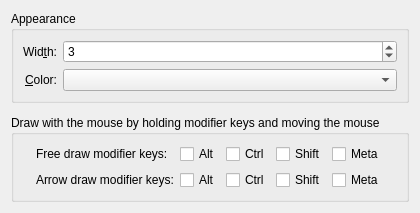
<?xml version="1.0" encoding="UTF-8"?>
<ui version="4.0">
 <class>NWin::MouseMarkEffectConfigForm</class>
 <widget class="QWidget" name="NWin::MouseMarkEffectConfigForm">
  <property name="geometry">
   <rect>
    <x>0</x>
    <y>0</y>
    <width>279</width>
    <height>178</height>
   </rect>
  </property>
  <layout class="QVBoxLayout">
   <item>
    <widget class="QGroupBox" name="groupBox">
     <property name="title">
      <string>Appearance</string>
     </property>
     <layout class="QGridLayout" name="gridLayout">
      <item row="1" column="0">
       <widget class="QLabel" name="label">
        <property name="text">
         <string>Wid&amp;th:</string>
        </property>
        <property name="alignment">
         <set>Qt::AlignRight|Qt::AlignTrailing|Qt::AlignVCenter</set>
        </property>
        <property name="buddy">
         <cstring>kcfg_LineWidth</cstring>
        </property>
       </widget>
      </item>
      <item row="2" column="0">
       <widget class="QLabel" name="label_2">
        <property name="text">
         <string>&amp;Color:</string>
        </property>
        <property name="alignment">
         <set>Qt::AlignRight|Qt::AlignTrailing|Qt::AlignVCenter</set>
        </property>
        <property name="buddy">
         <cstring>kcfg_Color</cstring>
        </property>
       </widget>
      </item>
      <item row="2" column="1">
       <widget class="KColorCombo" name="kcfg_Color">
        <property name="sizePolicy">
         <sizepolicy hsizetype="Expanding" vsizetype="Fixed">
          <horstretch>0</horstretch>
          <verstretch>0</verstretch>
         </sizepolicy>
        </property>
       </widget>
      </item>
      <item row="1" column="1">
       <widget class="QSpinBox" name="kcfg_LineWidth">
        <property name="minimum">
         <number>1</number>
        </property>
        <property name="maximum">
         <number>10</number>
        </property>
        <property name="value">
         <number>3</number>
        </property>
       </widget>
      </item>
     </layout>
    </widget>
   </item>
   <item>
    <widget class="KShortcutsEditor" name="editor">
      <property name="actionTypes">
        <enum>KShortcutsEditor::GlobalAction</enum>
      </property>
    </widget>
   </item>
   <item>
    <widget class="QGroupBox" name="groupBox2">
     <property name="title">
      <string>Draw with the mouse by holding modifier keys and moving the mouse</string>
     </property>
     <layout class="QHBoxLayout" name="hlayout">
      <item>
       <spacer name="horizontalSpacer">
        <property name="orientation">
         <enum>Qt::Horizontal</enum>
        </property>
        <property name="sizeHint" stdset="0">
         <size>
          <width>40</width>
          <height>20</height>
         </size>
        </property>
       </spacer>
      </item>
      <item>
       <layout class="QFormLayout" name="formLayout">
        <item row="0" column="0">
         <widget class="QLabel" name="label_FreedrawModifierKeys">
          <property name="text">
           <string>Free draw modifier keys:</string>
          </property>
         </widget>
        </item>
        <item row="0" column="1">
         <widget class="QWidget" name="widgetf" native="true">
          <layout class="QHBoxLayout" name="horizontalLayoutf">
           <property name="leftMargin">
            <number>0</number>
           </property>
           <property name="topMargin">
            <number>0</number>
           </property>
           <property name="rightMargin">
            <number>0</number>
           </property>
           <property name="bottomMargin">
            <number>0</number>
           </property>
           <item>
            <widget class="QCheckBox" name="kcfg_Freedrawalt">
             <property name="text">
              <string>Alt</string>
             </property>
            </widget>
           </item>
           <item>
            <widget class="QCheckBox" name="kcfg_Freedrawcontrol">
             <property name="text">
              <string>Ctrl</string>
             </property>
            </widget>
           </item>
           <item>
            <widget class="QCheckBox" name="kcfg_Freedrawshift">
             <property name="text">
              <string>Shift</string>
             </property>
            </widget>
           </item>
           <item>
            <widget class="QCheckBox" name="kcfg_Freedrawmeta">
             <property name="text">
              <string>Meta</string>
             </property>
            </widget>
           </item>
          </layout>
         </widget>
        </item>

        <item row="1" column="0">
         <widget class="QLabel" name="label_ArrowdrawModifierKeys">
          <property name="text">
           <string>Arrow draw modifier keys:</string>
          </property>
         </widget>
        </item>
        <item row="1" column="1">
         <widget class="QWidget" name="widgeta" native="true">
          <layout class="QHBoxLayout" name="horizontalLayouta">
           <property name="leftMargin">
            <number>0</number>
           </property>
           <property name="topMargin">
            <number>0</number>
           </property>
           <property name="rightMargin">
            <number>0</number>
           </property>
           <property name="bottomMargin">
            <number>0</number>
           </property>
           <item>
            <widget class="QCheckBox" name="kcfg_Arrowdrawalt">
             <property name="text">
              <string>Alt</string>
             </property>
            </widget>
           </item>
           <item>
            <widget class="QCheckBox" name="kcfg_Arrowdrawcontrol">
             <property name="text">
              <string>Ctrl</string>
             </property>
            </widget>
           </item>
           <item>
            <widget class="QCheckBox" name="kcfg_Arrowdrawshift">
             <property name="text">
              <string>Shift</string>
             </property>
            </widget>
           </item>
           <item>
            <widget class="QCheckBox" name="kcfg_Arrowdrawmeta">
             <property name="text">
              <string>Meta</string>
             </property>
            </widget>
           </item>
          </layout>
         </widget>
        </item>
       </layout>
      </item>
      <item>
       <spacer name="horizontalSpacer_2">
        <property name="orientation">
         <enum>Qt::Horizontal</enum>
        </property>
        <property name="sizeHint" stdset="0">
         <size>
          <width>40</width>
          <height>20</height>
         </size>
        </property>
       </spacer>
      </item>
     </layout>
    </widget>
   </item>
  </layout>
 </widget>
 <customwidgets>
  <customwidget>
   <class>KColorCombo</class>
   <extends>QComboBox</extends>
   <header>kcolorcombo.h</header>
  </customwidget>
  <customwidget>
   <class>KShortcutsEditor</class>
   <extends>QWidget</extends>
   <header>kshortcutseditor.h</header>
   <container>1</container>
  </customwidget>
 </customwidgets>
 <resources/>
 <connections/>
</ui>
